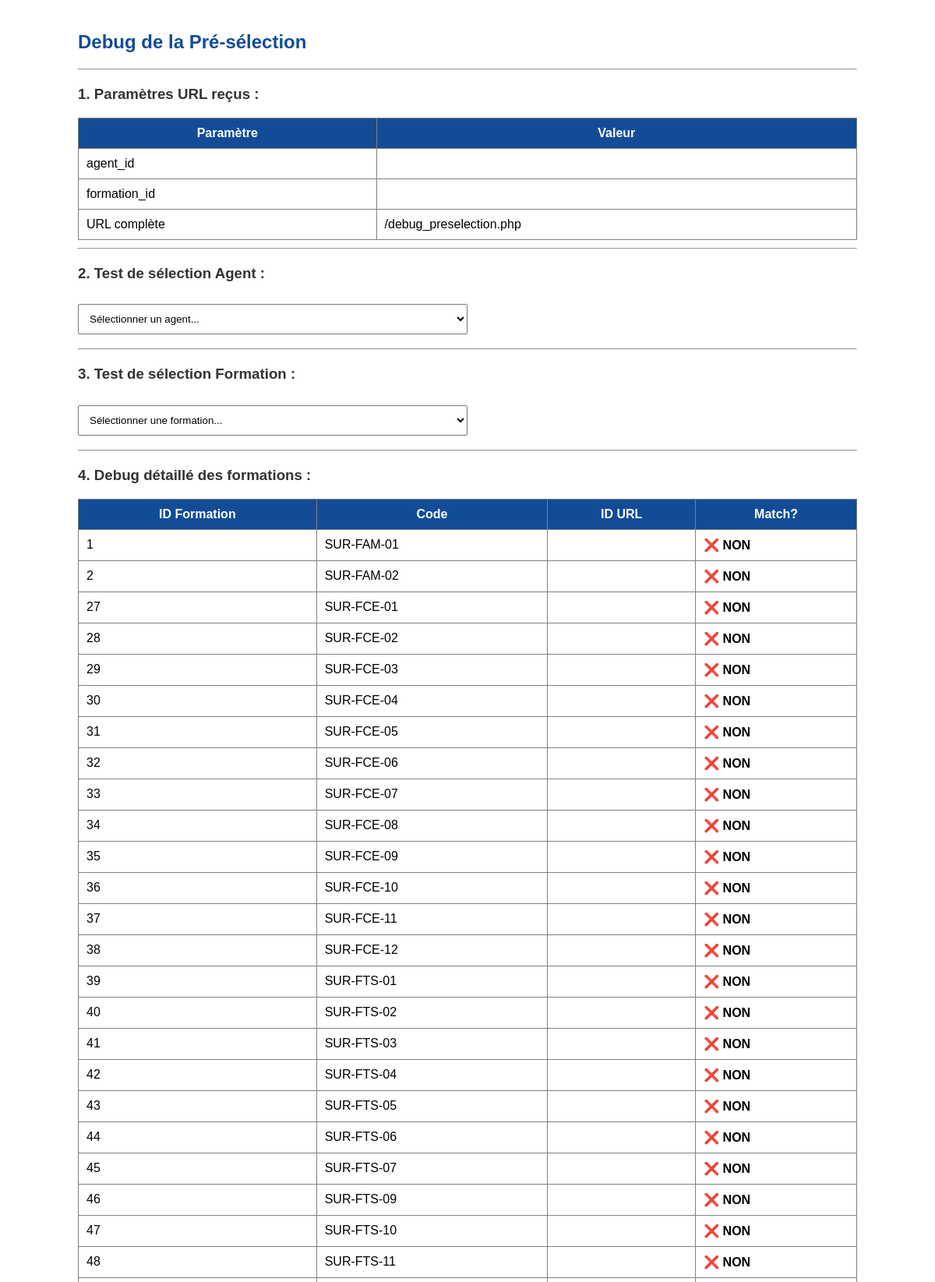
Screenshot of /debug_preselection.php (upper part) with the database file from the repository.
### tables this page shows
CREATE TABLE formations (
    id INT AUTO_INCREMENT PRIMARY KEY,
    numero VARCHAR(20) NOT NULL,
    intitule VARCHAR(255) NOT NULL,
    code VARCHAR(50) NOT NULL UNIQUE,
    ressource ENUM('Interne', 'Externe', 'Interne/Externe') NOT NULL,
    periodicite_mois INT NOT NULL,
    categorie ENUM('FAMILIARISATION', 'FORMATION_INITIALE', 'FORMATION_COURS_EMPLOI', 'FORMATION_TECHNIQUE') NOT NULL,
    created_at TIMESTAMP DEFAULT CURRENT_TIMESTAMP
);

### debug_preselection.php (the view, shortened to what this page needs)
<?php
$database = new Database();
$db = $database->getConnection();
$agent_id = $_GET['agent_id'] ?? '';
$formation_id = $_GET['formation_id'] ?? '';
echo "<h2>Debug de la Pré-sélection</h2>";
echo "<hr>";
echo "<h3>1. Paramètres URL reçus :</h3>";
echo "<table border='1' cellpadding='10'>";
echo "<tr><th>Paramètre</th><th>Valeur</th></tr>";
echo "<tr><td>agent_id</td><td><strong>" . htmlspecialchars($agent_id) . "</strong></td></tr>";
echo "<tr><td>formation_id</td><td><strong>" . htmlspecialchars($formation_id) . "</strong></td></tr>";
echo "<tr><td>URL complète</td><td>" . htmlspecialchars($_SERVER['REQUEST_URI']) . "</td></tr>";
echo "</table>";
$stmt = $db->prepare("SELECT id, code, intitule FROM formations ORDER BY code");
$stmt->execute();
$formations = $stmt->fetchAll(PDO::FETCH_ASSOC);
echo "<hr>";
echo "<h3>2. Test de sélection Agent :</h3>";
echo "<select class='form-select' style='width: 500px; padding: 10px;'>";
echo "<option value=''>Sélectionner un agent...</option>";
echo "</select>";
echo "<hr>";
echo "<h3>3. Test de sélection Formation :</h3>";
echo "<select class='form-select' style='width: 500px; padding: 10px;'>";
echo "<option value=''>Sélectionner une formation...</option>";
echo "</select>";
echo "<hr>";
echo "<h3>4. Debug détaillé des formations :</h3>";
echo "<table border='1' cellpadding='10'>";
echo "<tr><th>ID Formation</th><th>Code</th><th>ID URL</th><th>Match?</th></tr>";
foreach ($formations as $formation) {
    $match = (!empty($formation_id) && $formation_id == $formation['id']) ? '✅ OUI' : '❌ NON';
    $style = (!empty($formation_id) && $formation_id == $formation['id']) ? 'background-color: #90EE90;' : '';
    echo "<tr style='$style'>";
    echo "<td>{$formation['id']}</td>";
    echo "<td>{$formation['code']}</td>";
    echo "<td>$formation_id</td>";
    echo "<td><strong>$match</strong></td>";
    echo "</tr>";
}
echo "</table>";
?>

### debug_preselection.php (style rules this page uses)
h2 { color: #124c97; }
h3 { color: #333; margin-top: 20px; }
table { width: 100%; border-collapse: collapse; margin: 10px 0; }
th { background-color: #124c97; color: white; }
select { margin: 10px 0; }

### rows the page displays
formations: id "1", code "SUR-FAM-01", match "❌ NON"
formations: id "2", code "SUR-FAM-02", match "❌ NON"
formations: id "27", code "SUR-FCE-01", match "❌ NON"
formations: id "28", code "SUR-FCE-02", match "❌ NON"
formations: id "29", code "SUR-FCE-03", match "❌ NON"
formations: id "30", code "SUR-FCE-04", match "❌ NON"
formations: id "31", code "SUR-FCE-05", match "❌ NON"
formations: id "32", code "SUR-FCE-06", match "❌ NON"
formations: id "33", code "SUR-FCE-07", match "❌ NON"
formations: id "34", code "SUR-FCE-08", match "❌ NON"
formations: id "35", code "SUR-FCE-09", match "❌ NON"
formations: id "36", code "SUR-FCE-10", match "❌ NON"
formations: id "37", code "SUR-FCE-11", match "❌ NON"
formations: id "38", code "SUR-FCE-12", match "❌ NON"
formations: id "39", code "SUR-FTS-01", match "❌ NON"
formations: id "40", code "SUR-FTS-02", match "❌ NON"
formations: id "41", code "SUR-FTS-03", match "❌ NON"
formations: id "42", code "SUR-FTS-04", match "❌ NON"
formations: id "43", code "SUR-FTS-05", match "❌ NON"
formations: id "44", code "SUR-FTS-06", match "❌ NON"
formations: id "45", code "SUR-FTS-07", match "❌ NON"
formations: id "46", code "SUR-FTS-09", match "❌ NON"
formations: id "47", code "SUR-FTS-10", match "❌ NON"
formations: id "48", code "SUR-FTS-11", match "❌ NON"

### other values shown
$_SERVER['REQUEST_URI'] "/debug_preselection.php"
